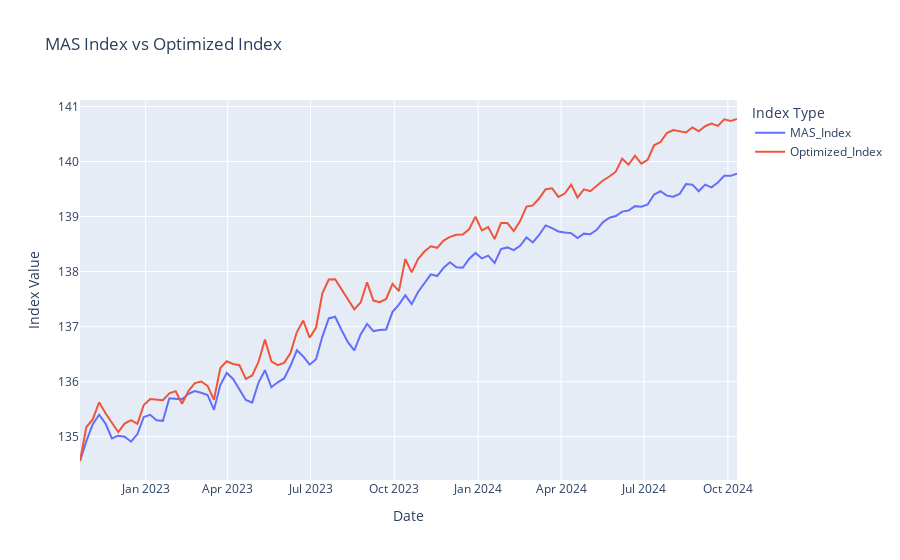

The code cell stored with this chart in its notebook:
### Code cell
# Plot MAS_Index and Optimized_Index using Plotly

fig = px.line(
    SGDNEER_optimized, 
    x=SGDNEER_optimized.index, 
    y=["MAS_Index", "Optimized_Index"],
    labels={"value": "Index Value", "variable": "Index Type"},
    title="MAS Index vs Optimized Index"
)

# Show the plot
fig.show()
